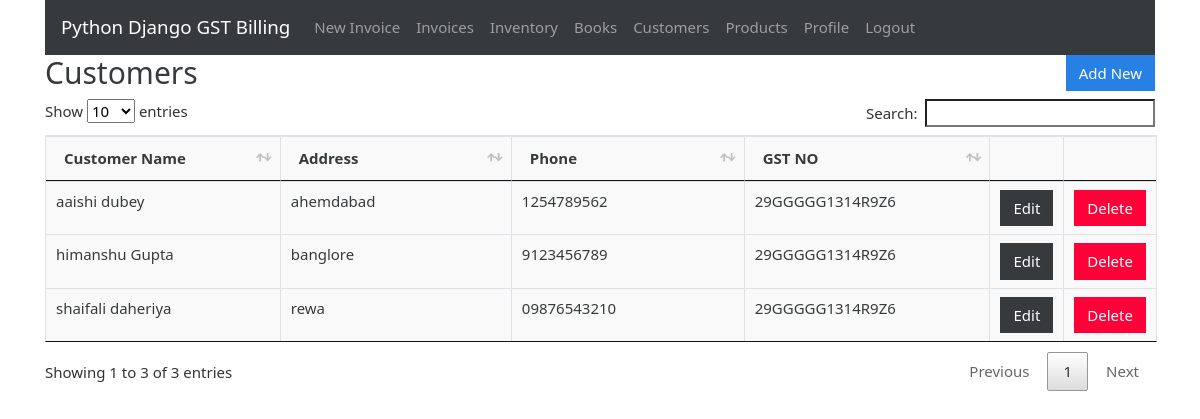
Page /customers (signed in) on the committed database.
### gstbillingapp/models.py (models this page shows, shortened)
class Customer(models.Model):
    user = models.ForeignKey(User, null=True, blank=True, on_delete=models.SET_NULL)
    customer_name = models.CharField(max_length=200)
    customer_address = models.TextField(max_length=600, blank=True, null=True)
    customer_phone = models.CharField(max_length=14, blank=True, null=True)
    customer_gst = models.CharField(max_length=15, blank=True, null=True)

### gstbillingapp/views.py (the view)
# urls.py: path('customers', views.customers, name='customers'),
@login_required
def customers(request):
    context = {}
    context['customers'] = Customer.objects.filter(user=request.user)
    return render(request, 'gstbillingapp/customers.html', context)

### gstbillingapp/templates/gstbillingapp/customers.html (shortened to what this page needs)
{% extends "gstbillingapp/base.html" %}
{% load static %}
{% block content %}
<div class="row">
	<div class="col">
		<h2>Customers</h2>
	</div>
	<div class="col">
		<a href="{% url 'customer_add' %}" id="add_customer_btn"><button type="button" class="btn btn-primary">Add New</button></a>
	</div>
</div>
<table class="table table-bordered" id="customer-table">
	<thead>
		<tr>
			<th>Customer Name</th>
			<th>Address</th>
			<th>Phone</th>
			<th>GST NO</th>
			<th></th>
			<th></th>
		</tr>
	</thead>
	<tbody class="two-col-form">
		{% for customer in customers %}
		<tr>
			<td>{{customer.customer_name}}</td>
			<td>{{customer.customer_address}}</td>
			<td>{{customer.customer_phone}}</td>
			<td>{{customer.customer_gst}}</td>
			<td><a href="{% url 'customer_edit' customer.id %}"><button type="button" class="btn btn-dark">Edit</button></a></td>
			<td><button type="button" class="btn btn-danger" data-toggle="modal" data-target="#customerDeleteModal" data-customer-id="{{customer.id}}" data-customer-name="{{customer.customer_name}}">Delete</button></td>
		</tr>
		{% endfor %}
	</tbody>
</table>
{% endblock %}

### gstbillingapp/static/gstbillingapp/main.css (style rules this page uses)
.table-bordered td, .table-bordered th { padding: 0.25em; }
.table-bordered tbody td, .table-bordered tbody th, .table-bordered thead th, .table-bordered thead td { background: #f9f9f9; }
.two-col-form td, .two-col-form th { width: 25%; }
#add_customer_btn, #add_product_btn { float: right; }

### rows in the picture
Customer: customer_name "aaishi dubey", customer_address "ahemdabad", customer_phone "1254789562", customer_gst "29GGGGG1314R9Z6"
Customer: customer_name "himanshu Gupta", customer_address "banglore", customer_phone "9123456789", customer_gst "29GGGGG1314R9Z6"
Customer: customer_name "shaifali daheriya", customer_address "rewa", customer_phone "09876543210", customer_gst "29GGGGG1314R9Z6"
